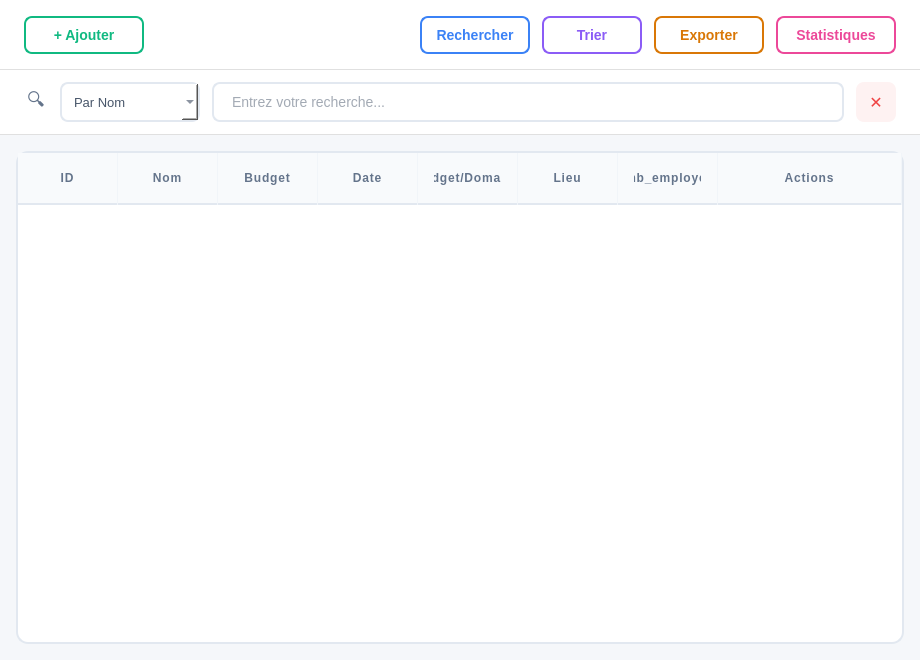
<?xml version="1.0" encoding="UTF-8"?>
<ui version="4.0">
 <class>Laboratoire</class>
 <widget class="QWidget" name="Laboratoire">
  <property name="geometry">
   <rect>
    <x>0</x>
    <y>0</y>
    <width>920</width>
    <height>660</height>
   </rect>
  </property>
  <property name="windowTitle">
   <string>Laboratoires</string>
  </property>
  <property name="styleSheet">
   <string notr="true">
}</string>
  </property>
  <layout class="QVBoxLayout" name="mainLayout">
   <property name="spacing">
    <number>0</number>
   </property>
   <property name="leftMargin">
    <number>0</number>
   </property>
   <property name="topMargin">
    <number>0</number>
   </property>
   <property name="rightMargin">
    <number>0</number>
   </property>
   <property name="bottomMargin">
    <number>0</number>
   </property>
   <item>
    <widget class="QWidget" name="toolbar" native="true">
     <property name="minimumSize">
      <size>
       <width>0</width>
       <height>70</height>
      </size>
     </property>
     <property name="maximumSize">
      <size>
       <width>16777215</width>
       <height>70</height>
      </size>
     </property>
     <property name="styleSheet">
      <string notr="true">QWidget#toolbar {
    background-color: #FFFFFF;
    border-bottom: 1px solid #E0E0E0;
}</string>
     </property>
     <layout class="QHBoxLayout" name="toolbarLayout">
      <property name="spacing">
       <number>12</number>
      </property>
      <property name="leftMargin">
       <number>24</number>
      </property>
      <property name="topMargin">
       <number>16</number>
      </property>
      <property name="rightMargin">
       <number>24</number>
      </property>
      <property name="bottomMargin">
       <number>16</number>
      </property>
      <item>
       <widget class="QToolButton" name="addButtonLab">
        <property name="minimumSize">
         <size>
          <width>120</width>
          <height>38</height>
         </size>
        </property>
        <property name="maximumSize">
         <size>
          <width>120</width>
          <height>38</height>
         </size>
        </property>
        <property name="cursor">
         <cursorShape>PointingHandCursor</cursorShape>
        </property>
        <property name="styleSheet">
         <string notr="true">QToolButton {
    background-color: transparent;
    color: #10B981;
    border: 2px solid #10B981;
    border-radius: 8px;
    font-family: 'Segoe UI', sans-serif;
    font-size: 14px;
    font-weight: 600;
    padding: 0px 16px;
}
QToolButton:hover {
    background-color: #10B981;
    color: white;
    border-color: #10B981;
}
QToolButton:pressed {
    background-color: #059669;
    border-color: #059669;
}</string>
        </property>
        <property name="text">
         <string>+ Ajouter</string>
        </property>
       </widget>
      </item>
      <item>
       <spacer name="horizontalSpacer">
        <property name="orientation">
         <enum>Qt::Orientation::Horizontal</enum>
        </property>
        <property name="sizeHint" stdset="0">
         <size>
          <width>40</width>
          <height>20</height>
         </size>
        </property>
       </spacer>
      </item>
      <item>
       <widget class="QToolButton" name="searchButtonLab">
        <property name="minimumSize">
         <size>
          <width>110</width>
          <height>38</height>
         </size>
        </property>
        <property name="maximumSize">
         <size>
          <width>110</width>
          <height>38</height>
         </size>
        </property>
        <property name="cursor">
         <cursorShape>PointingHandCursor</cursorShape>
        </property>
        <property name="styleSheet">
         <string notr="true">QToolButton {
    background-color: transparent;
    color: #3B82F6;
    border: 2px solid #3B82F6;
    border-radius: 8px;
    font-family: 'Segoe UI', sans-serif;
    font-size: 14px;
    font-weight: 600;
    padding: 0px 12px;
}
QToolButton:hover {
    background-color: #3B82F6;
    color: white;
    border-color: #3B82F6;
}
QToolButton:pressed {
    background-color: #2563EB;
    border-color: #2563EB;
}</string>
        </property>
        <property name="text">
         <string>Rechercher</string>
        </property>
       </widget>
      </item>
      <item>
       <widget class="QToolButton" name="sortButtonLab">
        <property name="minimumSize">
         <size>
          <width>100</width>
          <height>38</height>
         </size>
        </property>
        <property name="maximumSize">
         <size>
          <width>100</width>
          <height>38</height>
         </size>
        </property>
        <property name="cursor">
         <cursorShape>PointingHandCursor</cursorShape>
        </property>
        <property name="styleSheet">
         <string notr="true">QToolButton {
    background-color: transparent;
    color: #8B5CF6;
    border: 2px solid #8B5CF6;
    border-radius: 8px;
    font-family: 'Segoe UI', sans-serif;
    font-size: 14px;
    font-weight: 600;
    padding: 0px 12px;
}
QToolButton:hover {
    background-color: #8B5CF6;
    color: white;
    border-color: #8B5CF6;
}
QToolButton:pressed {
    background-color: #7C3AED;
    border-color: #7C3AED;
}</string>
        </property>
        <property name="text">
         <string>Trier</string>
        </property>
       </widget>
      </item>
      <item>
       <widget class="QToolButton" name="exportButtonLab">
        <property name="minimumSize">
         <size>
          <width>110</width>
          <height>38</height>
         </size>
        </property>
        <property name="maximumSize">
         <size>
          <width>110</width>
          <height>38</height>
         </size>
        </property>
        <property name="cursor">
         <cursorShape>PointingHandCursor</cursorShape>
        </property>
        <property name="styleSheet">
         <string notr="true">QToolButton {
    background-color: transparent;
    color: #D97706;
    border: 2px solid #D97706;
    border-radius: 8px;
    font-family: 'Segoe UI', sans-serif;
    font-size: 14px;
    font-weight: 600;
    padding: 0px 12px;
}
QToolButton:hover {
    background-color: #D97706;
    color: white;
    border-color: #D97706;
}
QToolButton:pressed {
    background-color: #B45309;
    border-color: #B45309;
}</string>
        </property>
        <property name="text">
         <string>Exporter</string>
        </property>
       </widget>
      </item>
      <item>
       <widget class="QToolButton" name="statsButtonLab">
        <property name="minimumSize">
         <size>
          <width>120</width>
          <height>38</height>
         </size>
        </property>
        <property name="maximumSize">
         <size>
          <width>120</width>
          <height>38</height>
         </size>
        </property>
        <property name="cursor">
         <cursorShape>PointingHandCursor</cursorShape>
        </property>
        <property name="styleSheet">
         <string notr="true">QToolButton {
    background-color: transparent;
    color: #EC4899;
    border: 2px solid #EC4899;
    border-radius: 8px;
    font-family: 'Segoe UI', sans-serif;
    font-size: 14px;
    font-weight: 600;
    padding: 0px 16px;
}
QToolButton:hover {
    background-color: #EC4899;
    color: white;
    border-color: #EC4899;
}
QToolButton:pressed {
    background-color: #DB2777;
    border-color: #DB2777;
}</string>
        </property>
        <property name="text">
         <string>Statistiques</string>
        </property>
       </widget>
      </item>
     </layout>
    </widget>
   </item>
   <item>
    <widget class="QWidget" name="searchBar" native="true">
     <property name="minimumSize">
      <size>
       <width>0</width>
       <height>65</height>
      </size>
     </property>
     <property name="maximumSize">
      <size>
       <width>16777215</width>
       <height>65</height>
      </size>
     </property>
     <property name="styleSheet">
      <string notr="true">QWidget#searchBar {
    background-color: #FFFFFF;
    border-bottom: 1px solid #E0E0E0;
}</string>
     </property>
     <layout class="QHBoxLayout" name="searchBarLayout">
      <property name="spacing">
       <number>12</number>
      </property>
      <property name="leftMargin">
       <number>24</number>
      </property>
      <property name="topMargin">
       <number>12</number>
      </property>
      <property name="rightMargin">
       <number>24</number>
      </property>
      <property name="bottomMargin">
       <number>12</number>
      </property>
      <item>
       <widget class="QLabel" name="searchIconLab">
        <property name="minimumSize">
         <size>
          <width>24</width>
          <height>24</height>
         </size>
        </property>
        <property name="maximumSize">
         <size>
          <width>24</width>
          <height>24</height>
         </size>
        </property>
        <property name="styleSheet">
         <string notr="true">font-size: 18px; background: transparent; color: #64748B;</string>
        </property>
        <property name="text">
         <string>🔍</string>
        </property>
        <property name="alignment">
         <set>Qt::AlignmentFlag::AlignCenter</set>
        </property>
       </widget>
      </item>
      <item>
       <widget class="QComboBox" name="searchTypeComboLab">
        <property name="minimumSize">
         <size>
          <width>140</width>
          <height>40</height>
         </size>
        </property>
        <property name="maximumSize">
         <size>
          <width>140</width>
          <height>40</height>
         </size>
        </property>
        <property name="styleSheet">
         <string notr="true">QComboBox {
    border: 1.5px solid #E2E8F0;
    border-radius: 8px;
    padding: 8px 12px;
    background: #FFFFFF;
    font-family: 'Segoe UI', sans-serif;
    font-size: 13px;
    color: #475569;
}
QComboBox:hover {
    border-color: #C7D2FE;
}
QComboBox:focus {
    border-color: #6366F1;
    background-color: #FAFBFF;
}</string>
        </property>
        <item>
         <property name="text">
          <string>Par Nom</string>
         </property>
        </item>
        <item>
         <property name="text">
          <string>Par Domaine</string>
         </property>
        </item>
        <item>
         <property name="text">
          <string>Par Localisation</string>
         </property>
        </item>
       </widget>
      </item>
      <item>
       <widget class="QLineEdit" name="searchInputLab">
        <property name="minimumSize">
         <size>
          <width>0</width>
          <height>40</height>
         </size>
        </property>
        <property name="maximumSize">
         <size>
          <width>16777215</width>
          <height>40</height>
         </size>
        </property>
        <property name="styleSheet">
         <string notr="true">QLineEdit {
    border: 1.5px solid #E2E8F0;
    border-radius: 8px;
    padding: 8px 16px;
    background: #FFFFFF;
    font-family: 'Segoe UI', sans-serif;
    font-size: 14px;
    color: #475569;
}
QLineEdit:hover {
    border-color: #C7D2FE;
}
QLineEdit:focus {
    border-color: #6366F1;
    background-color: #FAFBFF;
}</string>
        </property>
        <property name="placeholderText">
         <string>Entrez votre recherche...</string>
        </property>
       </widget>
      </item>
      <item>
       <widget class="QToolButton" name="clearButtonLab">
        <property name="minimumSize">
         <size>
          <width>40</width>
          <height>40</height>
         </size>
        </property>
        <property name="maximumSize">
         <size>
          <width>40</width>
          <height>40</height>
         </size>
        </property>
        <property name="cursor">
         <cursorShape>PointingHandCursor</cursorShape>
        </property>
        <property name="styleSheet">
         <string notr="true">QToolButton {
    background-color: #FEF2F2;
    color: #EF4444;
    border: none;
    border-radius: 8px;
    font-size: 16px;
    font-weight: bold;
}
QToolButton:hover {
    background-color: #EF4444;
    color: white;
}</string>
        </property>
        <property name="text">
         <string>✕</string>
        </property>
       </widget>
      </item>
     </layout>
    </widget>
   </item>
   <item>
    <widget class="QWidget" name="contentArea" native="true">
     <property name="styleSheet">
      <string notr="true">QWidget#contentArea {
    background-color: #F5F7FA;
}</string>
     </property>
     <layout class="QVBoxLayout" name="contentLayout">
      <property name="spacing">
       <number>0</number>
      </property>
      <property name="leftMargin">
       <number>16</number>
      </property>
      <property name="topMargin">
       <number>16</number>
      </property>
      <property name="rightMargin">
       <number>16</number>
      </property>
      <property name="bottomMargin">
       <number>16</number>
      </property>
      <item>
       <widget class="QTableWidget" name="laboratoireTable">
        <property name="styleSheet">
         <string notr="true">QTableWidget {
    background-color: #FFFFFF;
    border: 1.5px solid #E2E8F0;
    border-radius: 12px;
    gridline-color: #F1F5F9;
    font-family: 'Segoe UI', 'Roboto', sans-serif;
}
QTableWidget::item {
    padding: 14px;
    border-bottom: 1px solid #F1F5F9;
    color: #475569;
    font-size: 13px;
}
QTableWidget::item:selected {
    background-color: #F1F5F9;
    color: #1E293B;
}
QHeaderView::section {
    background-color: #F8FAFC;
    color: #64748B;
    padding: 16px;
    border: none;
    border-bottom: 2px solid #E2E8F0;
    border-right: 1px solid #F1F5F9;
    font-weight: 600;
    font-size: 12px;
    text-transform: uppercase;
    font-family: 'Segoe UI', 'Roboto', sans-serif;
    letter-spacing: 0.8px;
}</string>
        </property>
        <property name="editTriggers">
         <set>QAbstractItemView::EditTrigger::NoEditTriggers</set>
        </property>
        <property name="alternatingRowColors">
         <bool>true</bool>
        </property>
        <property name="selectionMode">
         <enum>QAbstractItemView::SelectionMode::SingleSelection</enum>
        </property>
        <property name="selectionBehavior">
         <enum>QAbstractItemView::SelectionBehavior::SelectRows</enum>
        </property>
        <attribute name="horizontalHeaderStretchLastSection">
         <bool>true</bool>
        </attribute>
        <attribute name="verticalHeaderVisible">
         <bool>false</bool>
        </attribute>
        <column>
         <property name="text">
          <string>ID</string>
         </property>
        </column>
        <column>
         <property name="text">
          <string>Nom</string>
         </property>
        </column>
        <column>
         <property name="text">
          <string>Budget</string>
         </property>
        </column>
        <column>
         <property name="text">
          <string>Date</string>
         </property>
        </column>
        <column>
         <property name="text">
          <string>Budget/Domaine</string>
         </property>
        </column>
        <column>
         <property name="text">
          <string>Lieu</string>
         </property>
        </column>
        <column>
         <property name="text">
          <string>nb_employe</string>
         </property>
        </column>
        <column>
         <property name="text">
          <string>Actions</string>
         </property>
        </column>
       </widget>
      </item>
     </layout>
    </widget>
   </item>
  </layout>
 </widget>
 <resources/>
 <connections/>
</ui>
